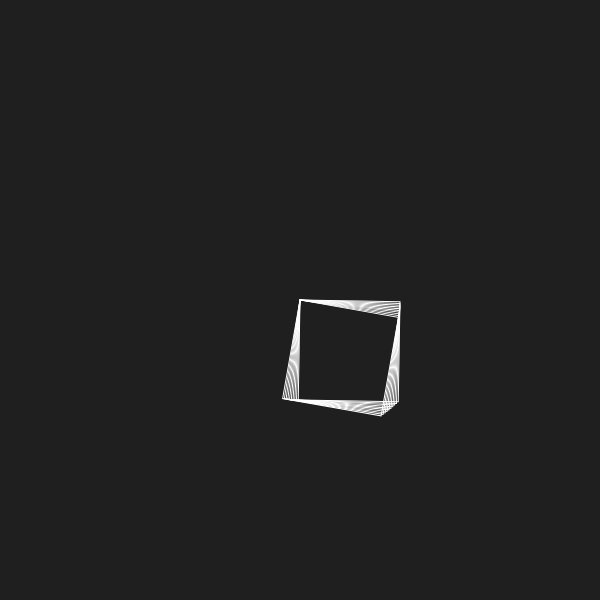
Frame 1 (no input)
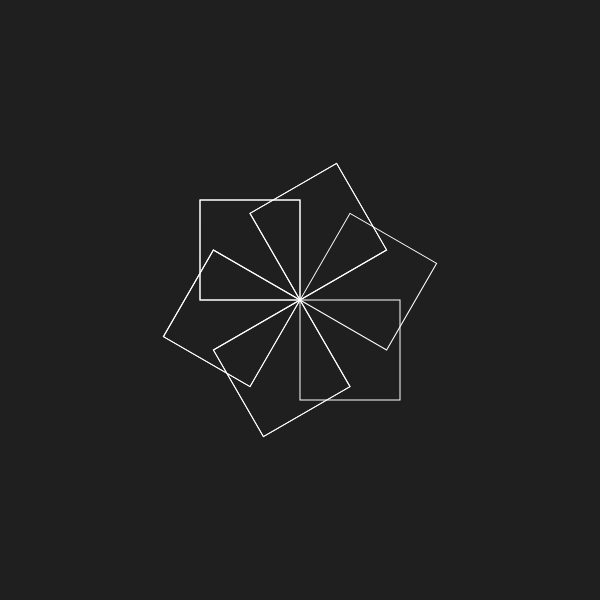
Frame 60 (no input)
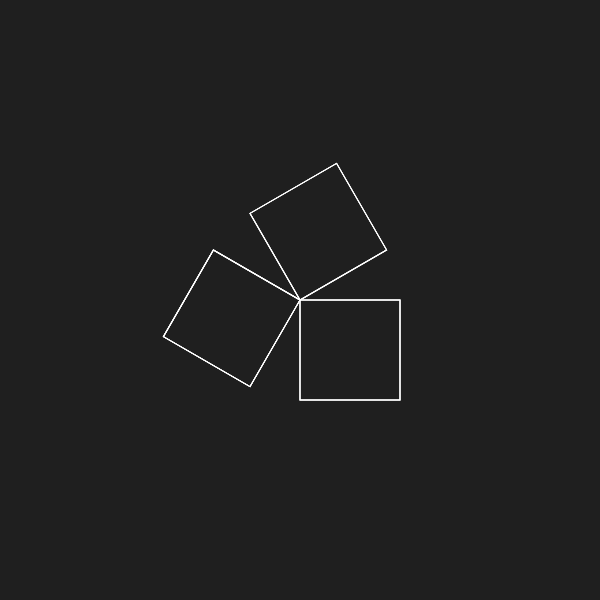
Frame 120 (the mouse pressed at the canvas centre since frame 60)

The p5.js sketch that drew these frames (run headless with seeded random() and noise() and a simulated clock; from frame 60 on, the mouse is pressed at the canvas centre):

// p5.js sketch
// ── sketch.js
var squares = [];

function setup() {
  createCanvas(600,600);
  
  for(var i = 0; i < 10; i++){
    squares[i] = {
      x: 300,
      y: 300,
      display: function(){
        stroke(255);
        noFill();
        rect(0, 0, 100, 100);
      }
    };
  }
 
}

function draw() {
  background(31);
  
  // move the origin to the pivot point
	translate(300, 300);
	
  for(var i = 0; i < 10; i++){
    // then rotate the grid around the pivot point by a
	  // number of degrees equal to the frame count of the sketch
	  rotate(radians(frameCount));
    squares[i].display();
  }
  
}
